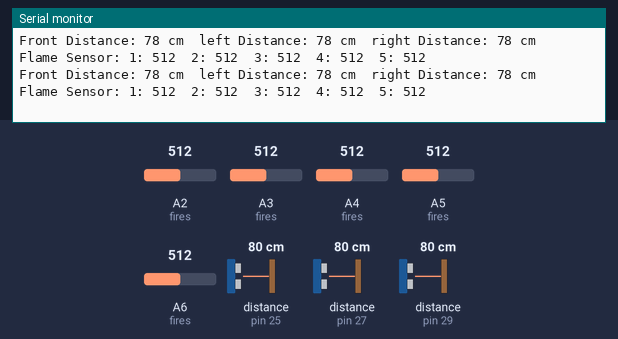
Bench run of a sketch on a simulated Arduino Mega 2560, built with avr-gcc and run on an emulated ATmega2560. Parts: the last lines printed to the serial monitor. Wiring (inferred from the names in the program): 3 × ultrasonic range finder: trigger pin 24, echo pin 25 / trigger pin 26, echo pin 27 / trigger pin 28, echo pin 29. The test bench sets the inputs (shaded band); at power-on: distance to the obstacle (sensors on pin 25, pin 27, pin 29) 80 cm, A2 (fires) = 512, A3 (fires) = 512, A4 (fires) = 512, A5 (fires) = 512, A6 (fires) = 512. The echo pulse lasts 58.3 µs per cm.

Above: at 1.8 s.
1.9 s: distance to the obstacle (sensor on pin 25) set to 2 cm
At 3.0 s:
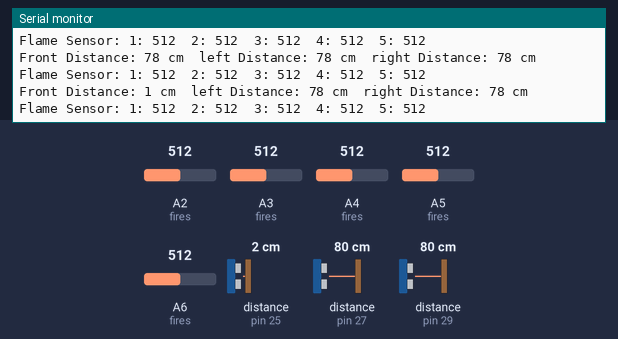
3.4 s: distance to the obstacle (sensor on pin 27) set to 250 cm
At 5.2 s:
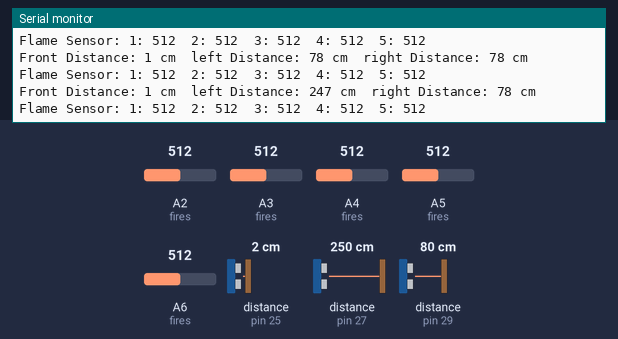
7.6 s: distance to the obstacle (sensor on pin 27) set to 2 cm
At 9.5 s:
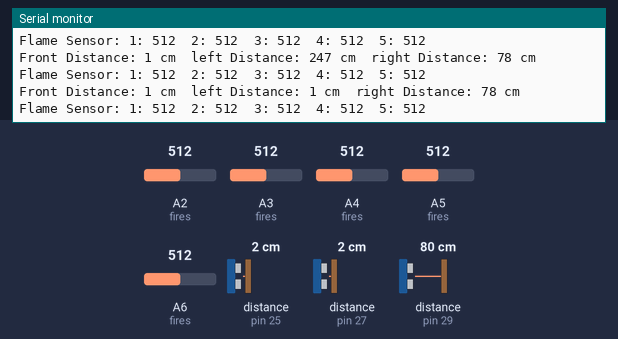
11.8 s: distance to the obstacle (sensor on pin 29) set to 2 cm
At 12.7 s:
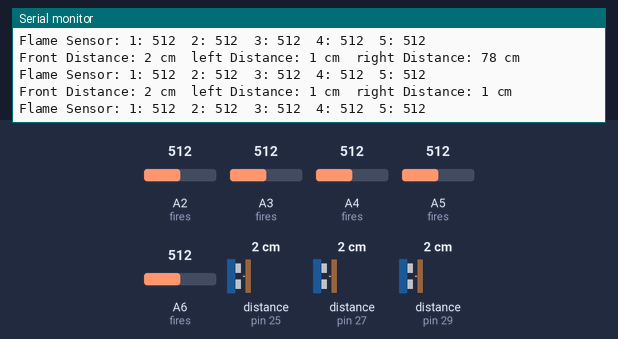
13.3 s: A2 (fires) set to 716
At 14.6 s:
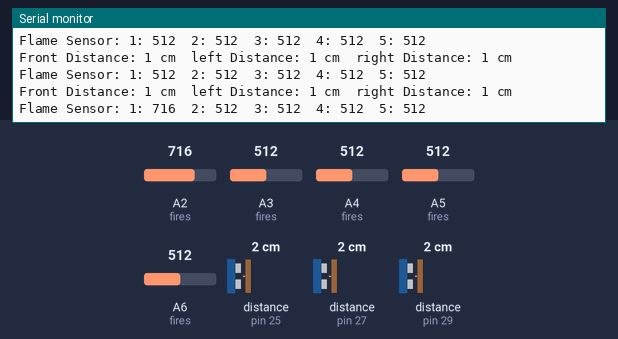
14.8 s: A3 (fires) set to 716
At 15.9 s:
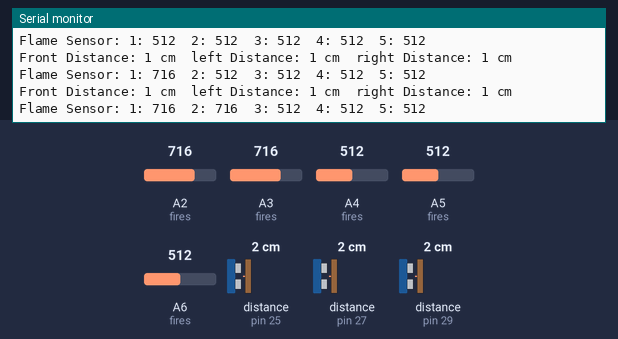
Timing chart, 0 to 17.3 s (numbered marks = the images above; inputs shaded):
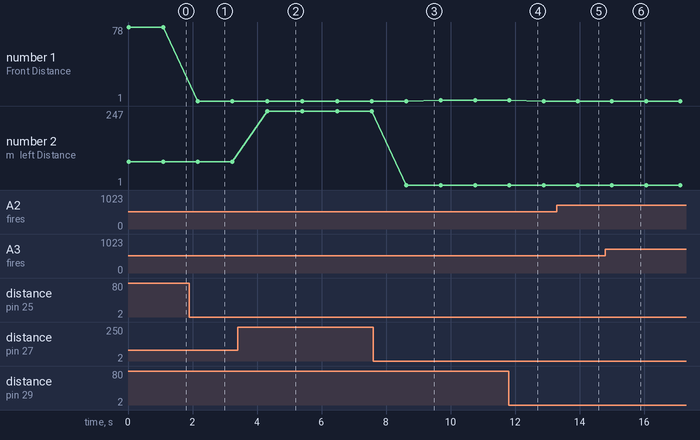

Measured:
- after the input at 1.9 s, the serial monitor: prints a new line after 0.27 s (image 1)
- after the input at 3.4 s, the serial monitor: prints a new line after 0.92 s (image 2)
- after the input at 7.6 s, the serial monitor: prints a new line after 1.0 s (image 3)
- after the input at 11.8 s, the serial monitor: prints a new line at once (image 4)
- after the input at 13.3 s, the serial monitor: prints a new line after 0.71 s (image 5)
- after the input at 14.8 s, the serial monitor: prints a new line after 0.28 s (image 6)
- plotted number 2: 78 → 247 after the input at 3.4 s

The sketch:

all_sensor_test.ino
```cpp
typedef struct ultra_sonic
{
  int trig;
  int echo;
  int distance;
}ul;

typedef struct simple_fire_sensor
{
  int Signal;
  int val;
}fire;

ul front_ultra{.trig = 24, .echo = 25};

ul left_ultra{.trig = 26, .echo = 27};
ul right_ultra{.trig = 28, .echo = 29};

fire fires[5] = {
  {.Signal = A2},
  {.Signal = A3},
  {.Signal = A4},
  {.Signal = A5},
  {.Signal = A6}
};

void setup()
{
  pinMode(front_ultra.trig, OUTPUT);
  pinMode(front_ultra.echo, INPUT);
  pinMode(left_ultra.trig, OUTPUT);
  pinMode(left_ultra.echo, INPUT);
  pinMode(right_ultra.trig, OUTPUT);
  pinMode(right_ultra.echo, INPUT);

  pinMode(fires[0].Signal, INPUT);
  pinMode(fires[1].Signal, INPUT);
  pinMode(fires[2].Signal, INPUT);
  pinMode(fires[3].Signal, INPUT);
  pinMode(fires[4].Signal, INPUT);

  Serial.begin(9600);
}

int ultra_dis(int trig, int echo)
{
  // Clears the trigPin condition
  digitalWrite(trig, LOW);
  delayMicroseconds(2);

  // Sets the trigPin HIGH (ACTIVE) for 10 microseconds
  digitalWrite(trig, HIGH);
  delayMicroseconds(10);
  digitalWrite(trig, LOW);

  // Reads the echoPin, returns the sound wave travel time in microseconds
  int duration = pulseIn(echo, HIGH);

  // Calculating the distance
  return duration * 0.034 / 2;
}

void print_ultra_val(ul ultra)
{
  Serial.print("Distance: ");
  Serial.print(ultra.distance);
  Serial.print(" cm  ");
}

void print_fire_vals(fire fire_sensors[], int size)
{
  for(int i=0;i<size;i++){
    if(i!=size-1){
      Serial.print(i+1);
      Serial.print(": ");
      Serial.print(fire_sensors[i].val);
      Serial.print("  ");
    }
    else{
      Serial.print(i+1);
      Serial.print(": ");
      Serial.print(fire_sensors[i].val);
      Serial.println("");
    }
  }
}

void loop()
{
// Displays the distance on the Serial Monitor
  front_ultra.distance = ultra_dis(front_ultra.trig, front_ultra.echo);
  left_ultra.distance = ultra_dis(left_ultra.trig, left_ultra.echo);
  right_ultra.distance = ultra_dis(right_ultra.trig, right_ultra.echo);

  Serial.print("Front ");
  print_ultra_val(front_ultra);
  Serial.print("left ");
  print_ultra_val(left_ultra);
  Serial.print("right ");
  print_ultra_val(right_ultra);
  Serial.println("");

//Displays the flame sensor values on the Serial Monitor
  Serial.print("Flame Sensor: ");
  fires[0].val = analogRead(A2);
  fires[1].val = analogRead(A3);
  fires[2].val = analogRead(A4);
  fires[3].val = analogRead(A5);
  fires[4].val = analogRead(A6);
  print_fire_vals(fires, 5);
  delay(1000);

}
```
